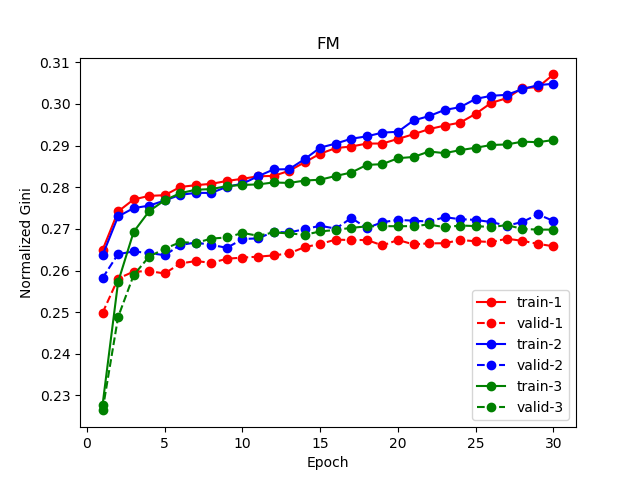
#> input picture python/7-Tensorflow/tensorflow-DeepFM-master/example/fig/FM.png, 640 x 480 px, given as the content of the folder /Users/zac/Downloads/img_sim_demo/images/, which was not available
$ python searchengine.py
#> lines starting #> are read from the running program, lines starting #| are printed output that depends on the picture; after the words box and inside, x2 and y2 are one past the last pixel; in counts of white or black regions, pixels touching at a corner belong together; pictures that were not available may be replaced by others from this repository, and a replacement may not be noted
### python/CV/colordescriptor.py
# -*-coding:utf-8-*-

'''
本文件是用HSV颜色空间下的颜色直方图来量化描述图像的一个方法文件
预期在HSV颜色空间中使用3D颜色直方图，
8个bin用于色相通道、12个bin用于饱和度通道、3个bin用于明度通道
特征向量共有8x12x3=288个
每个bin保存的是
意味着最后每幅图像都会用288个浮点数构成的列表量化表示
'''

'''
Q1: 直方图归一化，均衡化？
Q2:8个bin用于色相通道、12个bin用于饱和度通道、3个bin用于明度通道，
总共的特征向量有8 × 12 × 3=288还是8+12+3=23个？以及为什么这样分配？
'''
import numpy as np
import cv2


# 定义描述图像特征的类
class ColorDescriptor:
    def __init__(self, bins):
        # bins表示引用这个类是就要给出的参数，本例中始终为ColorDescriptor((8,12,3))
#> further down, pic2 is the input picture: shape (480, 640, 3); mean B, G, R 242.6, 241.6, 243
        self.bins = bins

    def histogram(self, image, mask):
        # 其参数image为要计算的图像，mask为要图像中要计算的区域
        hist = cv2.calcHist([image], [0, 1, 2], mask, self.bins, [0, 180, 0, 256, 0, 256])
        # 上为通过cv2提供的方法计算mask区域的直方图使用构造器中的bin数目作为参数
        hist = cv2.normalize(hist, hist).flatten()
        # 上为对直方图归一化，即bin所占的比例而不是个数来表示直方图，
        # 归一化之后，当图像尺寸变化是由于是bin的比例，所以还能识别
        return hist

    def describe(self, image):
        # 把图像转换到HSV颜色空间并初始化
        image = cv2.cvtColor(image, cv2.COLOR_BGR2HSV)
#> image: shape (480, 640, 3); mean H, S, V 3.6, 11.9, 248.8
        # features用来量化图像
        features = []
        # 获得维度即图像的长款h,w，并计算图像的中心(cX, cY)
        (h, w) = image.shape[:2]
#> h = 480; w = 640
        #		print image.shape    #test
        #		print (h,w)          #test
        (cX, cY) = (int(w * 0.5), int(h * 0.5))
#> cX = 320; cY = 240
        # 把图像分割成四个区域segment左（右）上，左（右）下，分别匹配各个区域的特征值
        # 不然只能获得整幅图中多少比例是蓝多少比例是绿这种，不精确
        segments = [(0, cX, 0, cY), (cX, w, 0, cY), (cX, w, cY, h), (0, cX, cY, h)]
        # np就是numpy，import时as为了np
        # 下列1，2与原教程相反
        # 1建立一个黑色的和图像大小相同的蒙版，命名为ellipMask，之后会在其上画椭圆
        ellipMask = np.zeros(image.shape[:2], dtype="uint8")
        # 2再用一个椭圆表示图像的中心区域，椭圆的长短轴分别为图像长款的75%
        (axesX, axesY) = (int(w * 0.75) / 2, int(h * 0.75) / 2)
#> axesX = 240; axesY = 180
        # 建立椭圆，以下是ellipse函数说明
        # ellipse(要绘制的位置,(中心坐标),(长短轴),(整体旋转角度)，(画椭圆时起始)，(画椭圆结束角),(颜色，255为白),(边框粗细，-1表示填充) )
        cv2.ellipse(ellipMask, (int(cX), int(cY)), (int(axesX), int(axesY)), 0., 0., 360., (255, 255, 255), -1)
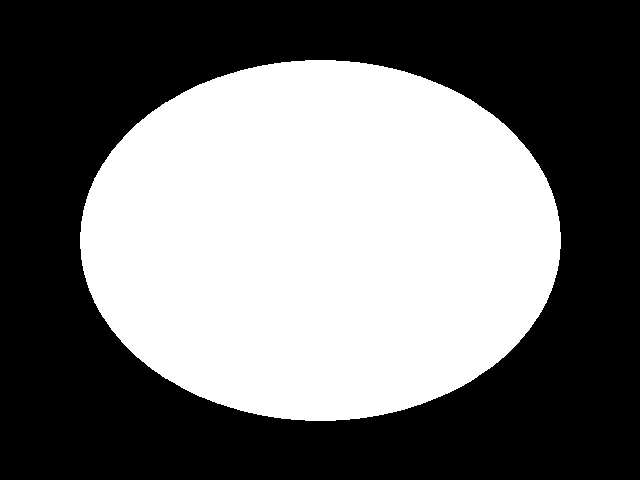
#> ellipMask: shape (480, 640); 44.3% white; 1 white region, box (x1, y1, x2, y2) and area: (80, 60, 561, 421) 136203
        # 在那四块区域里时，进行循环
        for (startX, endX, startY, endY) in segments:
            # 给每个角的蒙版分配内存
            cornerMask = np.zeros(image.shape[:2], dtype="uint8")
            # print(cornerMask)  # test
            # 每个角都画一个白色矩形，相当于把图像分割为四个矩形，
            cv2.rectangle(cornerMask, (startX, startY), (endX, endY), 255, -1)
            # 下面从之前分好的四个矩形cornerMask中减去中心的椭圆区域ellipMask
            cornerMask = cv2.subtract(cornerMask, ellipMask)
            # 接下来从图像的cornerMaks中获取颜色直方图，并放到特征向量里
            hist = self.histogram(image, cornerMask)
            features.extend(hist)
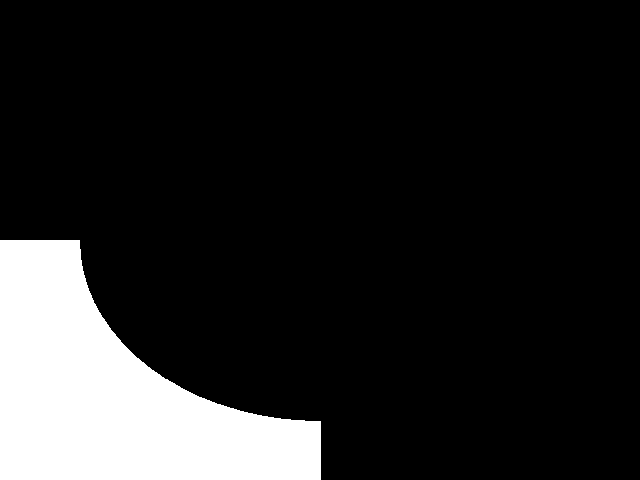
#> cornerMask: shape (480, 640); 13.9% white; 1 white region, box (x1, y1, x2, y2) and area: (0, 240, 321, 480) 42775
#> after the loop, features = 1152 values, max 1 at index 290, min 0 at index 3, mean 0.00361
        # 从椭圆区域ellipMaks区域获取颜色直方图并放到特征向量
        hist = self.histogram(image, ellipMask)
#> hist = 288 values, max 0.999 at index 2, min 0 at index 3, mean 0.00394
        features.extend(hist)
        return features
# 上面的蒙版同PS的蒙版，即白色为有，蒙版为白色时才计算直方图
# 直观效果可以看文件中的“蒙版部分示意图.gif”

### python/CV/searcher.py
# -*-coding:utf-8-*-
import numpy as np
import csv


def chi2_distance(histA, histB, eps=1e-10):
    # 定义一个比较特征值的方法，公式用的是卡方相似度
    # 这里最后一个参数eps为可选参数，用来预防除零
    d = 0.5 * np.sum([((a - b) ** 2) / (a + b + eps) for (a, b) in zip(histA, histB)])
    return d

class Searcher:
    # indexPath表示index.csv文件在磁盘上的路径
    def __init__(self, indexPath):
        self.indexPath = indexPath

    # [28 lines left out: functions chi2_distance, search, not called in this run]

### python/CV/searchengine.py
import sys
sys.path.append("/Users/zac/5-Algrithm/python/CV")

from colordescriptor import ColorDescriptor
from searcher import Searcher,chi2_distance
import argparse
import cv2
import os
from tqdm.auto import tqdm
import pickle

cd = ColorDescriptor((8, 12, 3))

feature_list = []
featureImage_dir = "/Users/zac/Downloads/img_sim_demo/images/"
for f in tqdm(os.listdir(featureImage_dir)):
    if f.startswith("."):
        continue
    pic2 = cv2.imread(os.path.join(featureImage_dir, f))
    f2 = cd.describe(pic2)
#> f2 = 1440 values, max 1 at index 290, min 0 at index 3, mean 0.00368
    feature_list.append([f,f2])

with open("/Users/zac/Downloads/img_sim_demo/images_feature.pkl","wb+") as fwb:
    pickle.dump(feature_list,fwb)

with open("/Users/zac/Downloads/img_sim_demo/images_feature.pkl","rb+") as frb:
    feature_list_ = pickle.load(frb)


targetImage_dir = "/Users/zac/Downloads/img_sim_demo/pus_images/"
for f in os.listdir(targetImage_dir):
    if f.startswith("."):
        continue
    pic = cv2.imread(os.path.join(targetImage_dir, f))
    f1 = cd.describe(pic)
#> the loop in describe (call 2), `for (startX, endX, startY, endY) in segments:` made 4 passes
#> pass 1, in describe (call 2), `cornerMask = cv2.subtract(cornerMask, ellipMask)`:
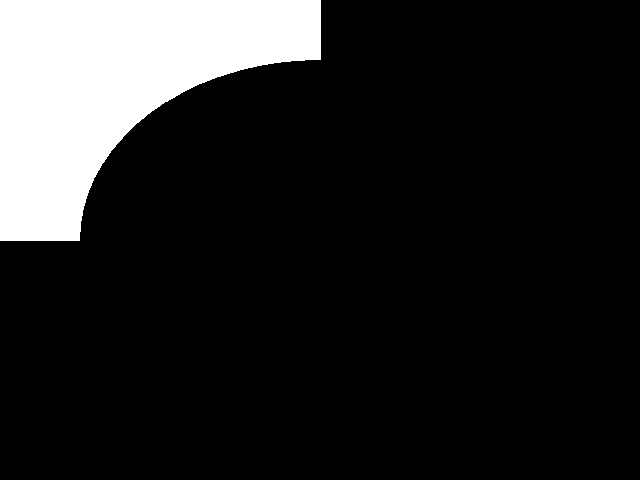
#> cornerMask: shape (480, 640); 14% white; 1 white region, box (x1, y1, x2, y2) and area: (0, 0, 321, 241) 43100
#> pass 2, in describe (call 2), `cornerMask = cv2.subtract(cornerMask, ellipMask)`:
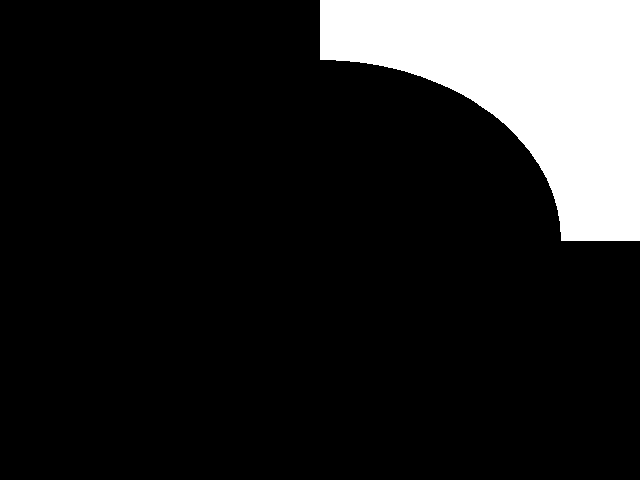
#> cornerMask: shape (480, 640); 14% white; 1 white region, box (x1, y1, x2, y2) and area: (320, 0, 640, 241) 42862
#> pass 3, in describe (call 2), `cornerMask = cv2.subtract(cornerMask, ellipMask)`:
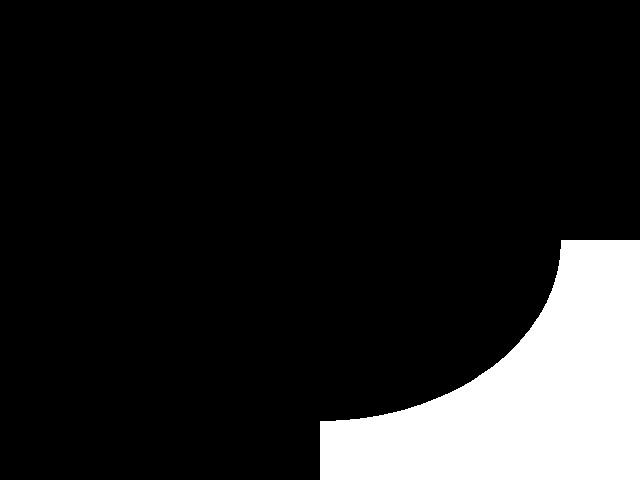
#> cornerMask: shape (480, 640); 13.8% white; 1 white region, box (x1, y1, x2, y2) and area: (320, 240, 640, 480) 42538
#> f1 has the same summary as f2
    res = []
    print("    searching ...")
    for k, v in tqdm(feature_list_):
        res.append((k, chi2_distance(f1, v)))
#> this loop made 1 pass
#> d in chi2_distance on pass 1: 0
#> after the loop, res = [('FM.png', 0)]
    res.sort(key=lambda x: x[1])
    print(f+"\n"+"\n".join([str(i) for i in res[:3]]))
#| FM.png
#| ('FM.png', 0.0)

# [8 lines of commented-out code are left out]


#> (the run stopped early here; a loop or call above may not have finished)
